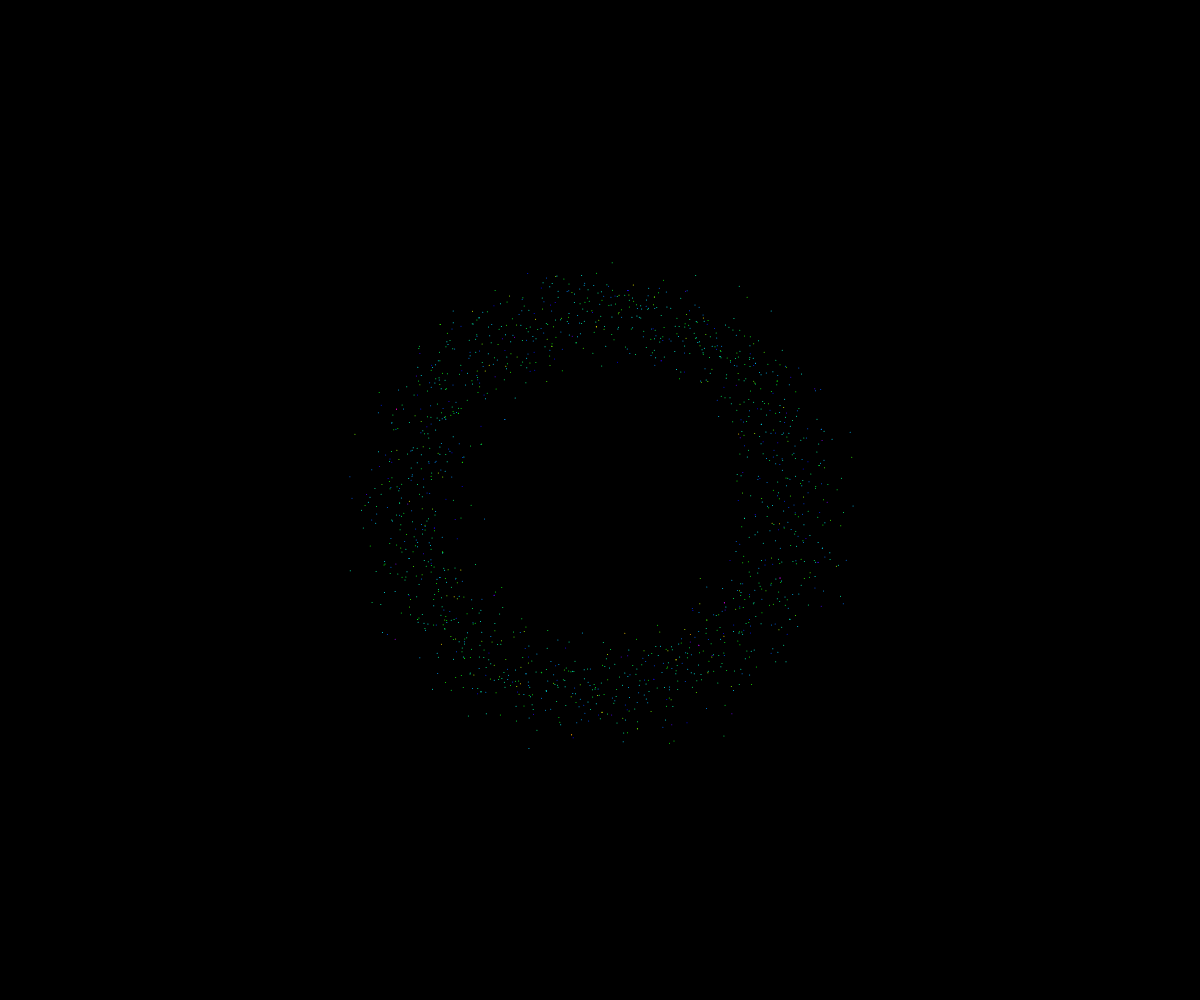
Frame 1 (no input)
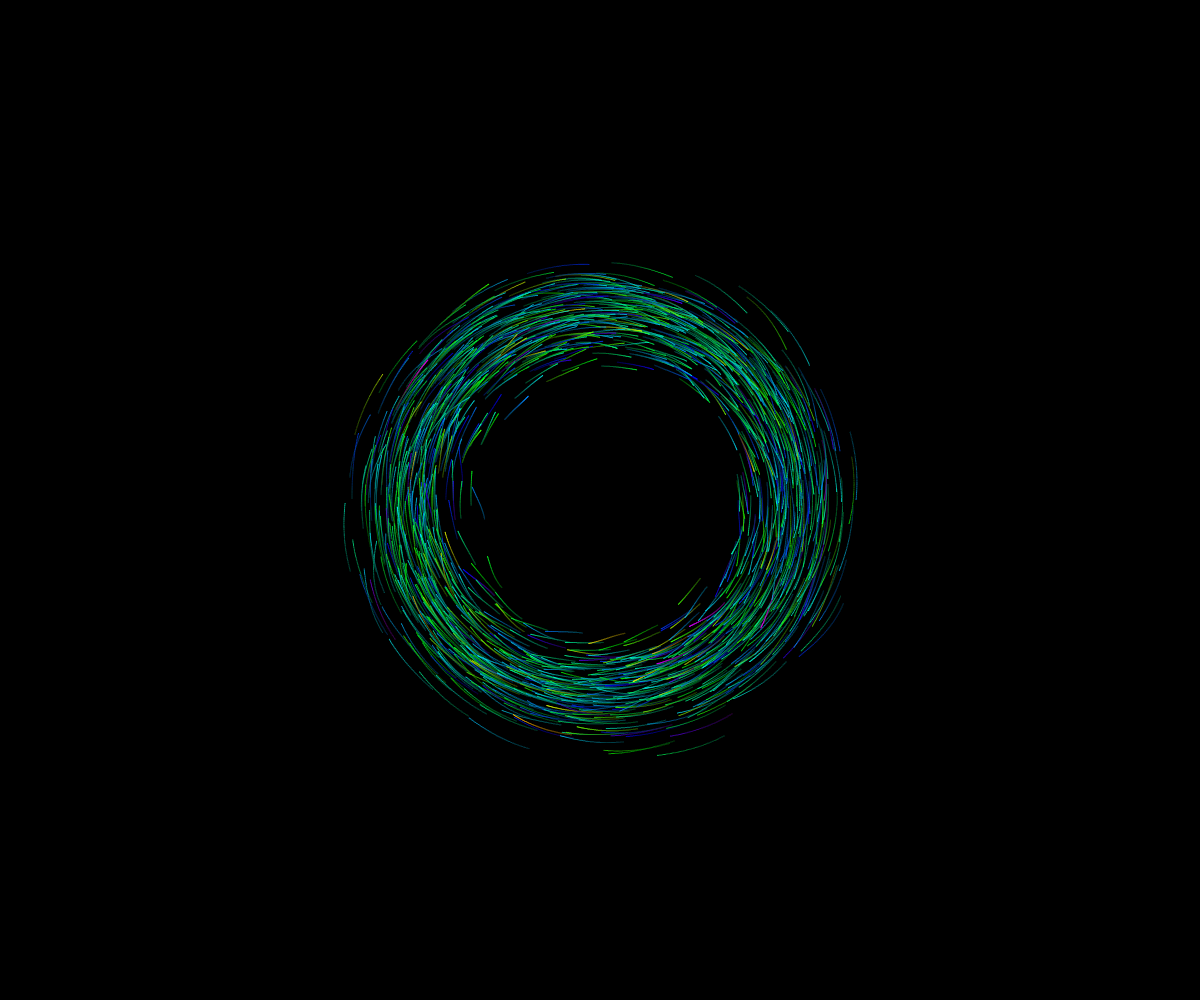
Frame 60 (no input)
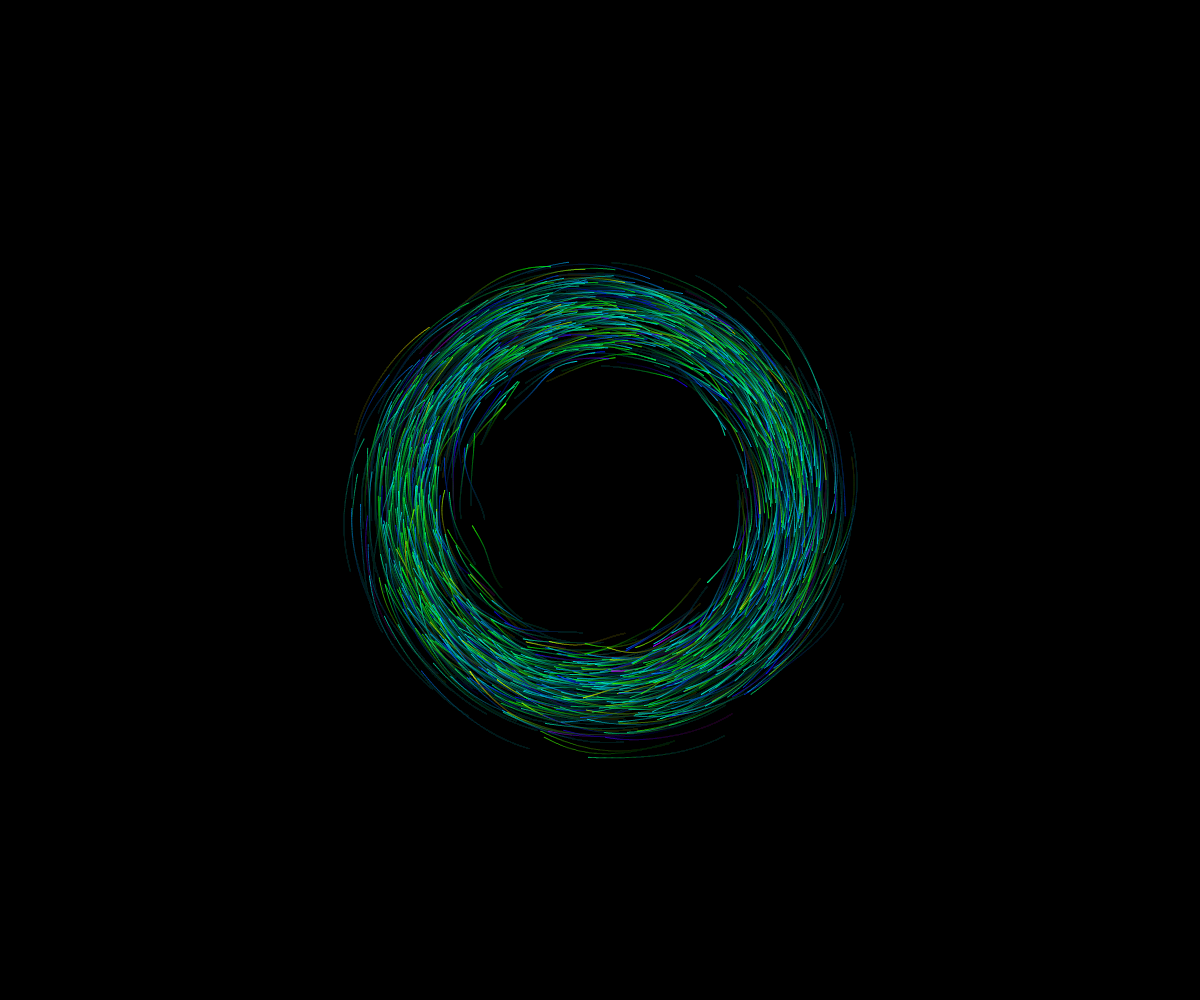
Frame 120 (the mouse pressed at the canvas centre since frame 60)

The p5.js sketch that drew these frames (run headless with seeded random() and noise() and a simulated clock; from frame 60 on, the mouse is pressed at the canvas centre):

// p5.js sketch
// ── sketch.js
let timeOff;
let orbitOffset;

let timeRate;
let orbitRate;

new p5();

function setup() {
  createCanvas(innerWidth, innerHeight);

  timeOff = 0;
  timeRate = 0.000001;
  orbitOffset = 1000;
  orbitRate = 0.000003;

  background(0);
}

function draw() {
  translate(innerWidth / 2, innerHeight / 2);
  background(0, 5);
  // background(0);

  noFill();

  beginShape();

  aOffset = 0;
  for (let orbit = 0; orbit < 40; orbit++) {
    for (let a = 0; a < TWO_PI; a += radians(10)) {
      const travRadius = 10;

      const xOff = map(cos(a), -1, 1, 0, travRadius);
      const yOff = map(sin(a), -1, 1, 0, travRadius);
      const perlin = noise(xOff + orbit * 100, yOff, timeOff);
      const perlin2 = noise(xOff + orbit * 100, yOff + 1000, timeOff);

      const r = map(perlin, 0, 1, 100, 300);

      const x = r * cos(a + orbitOffset + orbit);
      const y = r * sin(a + orbitOffset + orbit);

      colorMode(HSB);
      stroke(map(perlin2, 0, 1, 0, 360), 255, 255);
      // stroke(255);

      point(x, y);
      colorMode(RGB);

      timeOff += timeRate;
      orbitOffset += orbitRate;
    }
  }
  endShape();
  // noLoop();
}
